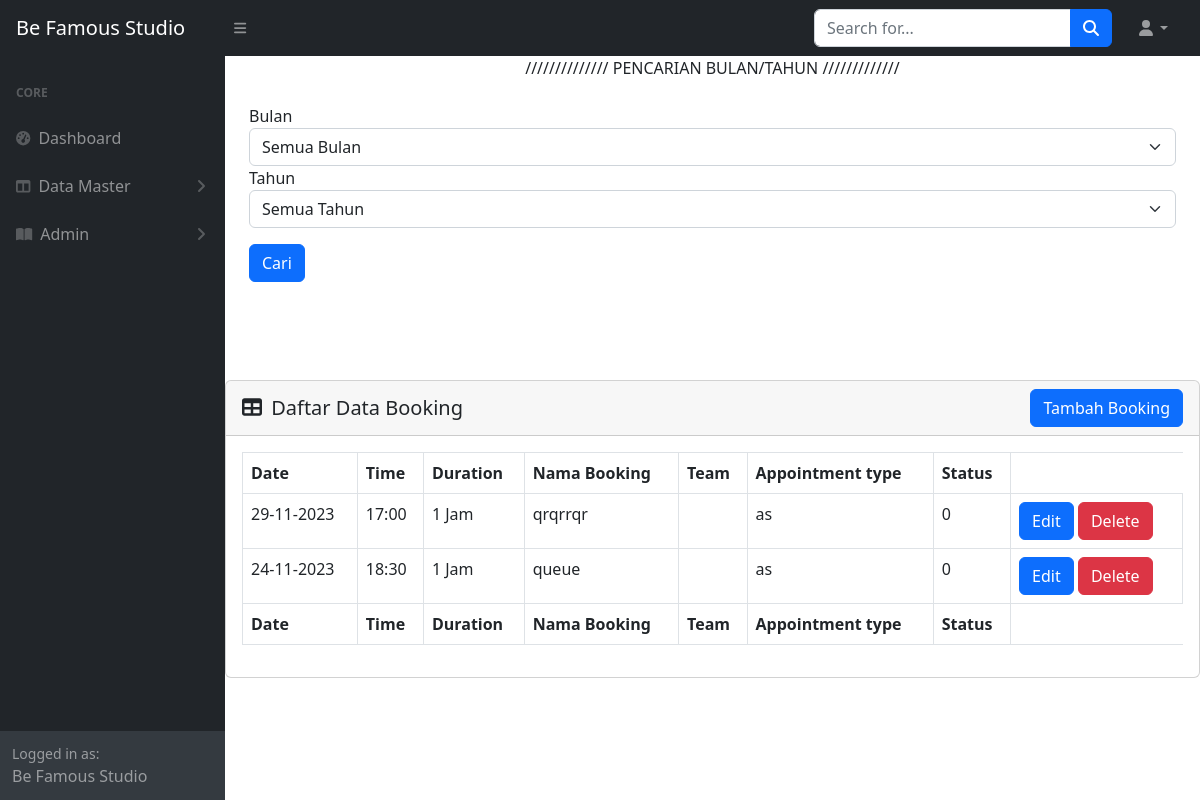
/admin/booking.php (signed in), run on an earlier commit of the app's database.
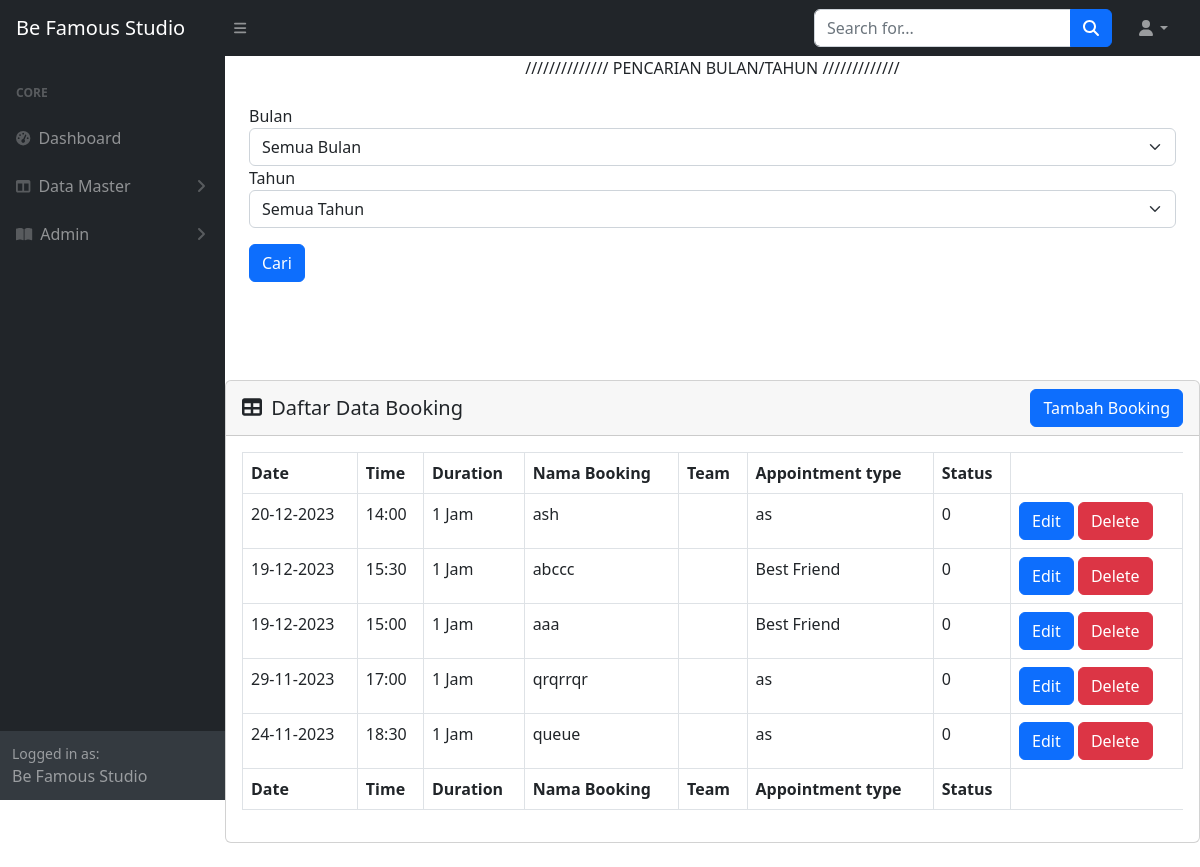
And on a later commit of the database.
### tables this page shows
CREATE TABLE `bookings` (
  `idBooking` int(255) NOT NULL,
  `tanggalBooking` date NOT NULL,
  `waktuBooking` time(6) NOT NULL,
  `durasiBooking` int(255) NOT NULL,
  `namaBooking` varchar(255) NOT NULL,
  `statusBooking` enum('0','1','2','') NOT NULL,
  `idJasa` int(255) NOT NULL
);

CREATE TABLE `jasa` (
  `idJasa` int(255) NOT NULL,
  `namaJasa` varchar(1000) NOT NULL,
  `status` int(10) NOT NULL
);

### admin/booking.php (the view, shortened to what this page needs)
<?php
$bulanFilter = $tahunFilter = "";
$conn = connectToDatabase();
$sql = "SELECT * from bookings b inner join jasa j on j.idJasa=b.idJasa order by b.tanggalBooking desc , b.waktuBooking desc ";
$result = $conn->query($sql);
$isi = "
<div class=''>
<div style='text-align: center;'>
    <label for='nothing'>////////////// PENCARIAN BULAN/TAHUN /////////////</label>
</div>
<BR>
<form method='POST' action='" . htmlspecialchars($_SERVER["PHP_SELF"]) . "'>
    <label for='bulan'>Bulan</label>
    <select class='form-select' id='bulanFilter' name='bulanFilter'>
        <option value=''>Semua Bulan</option>";
$bulanOptions = [
    1 => 'Januari',
    2 => 'Ferbuari',
    3 => 'Maret',
    4 => 'April',
    5 => 'Mei',
    6 => 'Juni',
    7 => 'Juli',
    8 => 'Agustus',
    9 => 'September',
    10 => 'Oktober',
    11 => 'November',
    12 => 'Desember'
];
foreach ($bulanOptions as $bulanValue => $bulanLabel) {
    $selected = ($bulanFilter == $bulanValue) ? 'selected' : '';
    $isi .= "<option value='$bulanValue' $selected>$bulanLabel</option>";
}
$isi .= "
    </select>
    </div>
<div class='mb-3'>
    <label for='tahunFilter'>Tahun</label>
    <select class='form-select' id='tahunFilter' name='tahunFilter'>
        <option value=''>Semua Tahun</option>";
$tahunOptions = [
    2020, 2021, 2022, 2023, 2024, 2025, 2026, 2027, 2028, 2029, 2030
];
foreach ($tahunOptions as $tahunValue) {
    $selected = ($tahunFilter == $tahunValue) ? 'selected' : '';
    $isi .= "<option value='$tahunValue' $selected>$tahunValue</option>";
}
$isi .= "
    </select>
</div>
  <button type='submit' name='findFilter' class='btn btn-primary' id='filterButton'>Cari</button>
  </form>
</div>
<div class='card mb-4' style='margin-top:10%'>
                            <div class='card-header' >
                                    <div class='d-flex justify-content-between align-items-center'>
                                        <h5 class='card-title m-0'><i class='fas fa-table me-1'></i> Daftar Data Booking</h5>
                                        <a href='actionBooking.php' class='btn btn-primary'>Tambah Booking</a>
                                    </div>
                                </div>
                            <div class='card-body' >
                                <table id='datatablesSimple' class='table table-bordered mx-auto'>
                                   <thead>
                                       <tr>
                                           <th>Date</th>
                                           <th>Time</th>
                                           <th>Duration</th>
                                           <th>Nama Booking</th>
                                           <th>Team</th>
                                           <th>Appointment type</th>
                                           <th>Status</th>
                                       </tr>
                                   </thead>
                                   <tfoot>
                                       <tr>
                                             <th>Date</th>
                                             <th>Time</th>
                                             <th>Duration</th>
                                             <th>Nama Booking</th>
                                             <th>Team</th>
                                             <th>Appointment type</th>
                                             <th>Status</th>
                                       </tr>
                                   </tfoot>
                                    <tbody>
                                       ";
                                    while ($row = $result->fetch_assoc()) {
                                        $waktuBooking = substr($row['waktuBooking'], 0, 5);
                                           $dateString=$row['tanggalBooking'];
                                        $dateTime = new DateTime($dateString);
                                        $dmyFormat = $dateTime->format("d-m-Y");
                                        $isi .= "<tr>
                                                <td>" . $dmyFormat . "</td>
                                                <td>" . $waktuBooking . " </td>
                                                <td>" . $row['durasiBooking'] . " Jam </td>
                                                <td>" . $row['namaBooking'] . "</td>
                                                <td></td>
                                                <td>" . $row['namaJasa'] . "</td>
                                                <td>" . $row['statusBooking'] . "</td>
                                                <td>
                                                    <a href='actionBooking.php?idEdit=" . $row['idBooking'] . "' class='btn btn-primary'>Edit</a>
                                                    <a onclick='hapus(" . $row['idBooking'] . ")' class='btn btn-danger'>Delete</a>
                                                </td>
                                            </tr>";
                                                        }
                                                        $isi .= "
                                    </tbody>
                                </table>
                            </div>
                        </div>
                            <script>
                            function hapus(id) {
                                const confirmation = confirm('Apakah kamu yakin untuk menghapus data?');
                                if (confirmation) {
                                    window.location.href = 'actionBooking.php?idDell='+id;
                                } else {
                                    alert('Hapus Dibatalkan');
                                }
                            }
                            </script>
                        ";
include 'index.php';

### admin/index.php (shortened to what this page needs)
<!DOCTYPE html>
<html lang="en">
    <head>
        <link href="https://cdn.jsdelivr.net/npm/simple-datatables@7.1.2/dist/style.min.css" rel="stylesheet" />
        <link href="css/styles.css" rel="stylesheet" />
    </head>
    <body class="sb-nav-fixed">
        <nav class="sb-topnav navbar navbar-expand navbar-dark bg-dark">
            <a class="navbar-brand ps-3" href="index.php">Be Famous Studio</a>
            <button class="btn btn-link btn-sm order-1 order-lg-0 me-4 me-lg-0" id="sidebarToggle" href="#!"><i class="fas fa-bars"></i></button>
            <form class="d-none d-md-inline-block form-inline ms-auto me-0 me-md-3 my-2 my-md-0">
                <div class="input-group">
                    <input class="form-control" type="text" placeholder="Search for..." aria-label="Search for..." aria-describedby="btnNavbarSearch" />
                    <button class="btn btn-primary" id="btnNavbarSearch" type="button"><i class="fas fa-search"></i></button>
                </div>
            </form>
            <ul class="navbar-nav ms-auto ms-md-0 me-3 me-lg-4">
                <li class="nav-item dropdown">
                    <a class="nav-link dropdown-toggle" id="navbarDropdown" href="#" role="button" data-bs-toggle="dropdown" aria-expanded="false"><i class="fas fa-user fa-fw"></i></a>
                </li>
            </ul>
        </nav>
        <div id="layoutSidenav">
            <div id="layoutSidenav_nav">
                <nav class="sb-sidenav accordion sb-sidenav-dark" id="sidenavAccordion">
                    <div class="sb-sidenav-menu">
                        <div class="nav">
                            <div class="sb-sidenav-menu-heading">Core</div>
                            <a class="nav-link" href="index.php">
                                <div class="sb-nav-link-icon"><i class="fas fa-tachometer-alt"></i></div>
                                Dashboard
                            </a>
                            <a class="nav-link collapsed" href="#" data-bs-toggle="collapse" data-bs-target="#collapseMaster" aria-expanded="false" aria-controls="collapseLayouts">
                                <div class="sb-nav-link-icon"><i class="fas fa-columns"></i></div>
                                Data Master
                                <div class="sb-sidenav-collapse-arrow"><i class="fas fa-angle-down"></i></div>
                            </a>
                            <a class="nav-link collapsed" href="#" data-bs-toggle="collapse" data-bs-target="#collapsePages" aria-expanded="false" aria-controls="collapsePages">
                                <div class="sb-nav-link-icon"><i class="fas fa-book-open"></i></div>
                                Admin
                                <div class="sb-sidenav-collapse-arrow"><i class="fas fa-angle-down"></i></div>
                            </a>
                        </div>
                    </div>
                    <div class="sb-sidenav-footer">
                        <div class="small">Logged in as:</div>
                        Be Famous Studio
                    </div>
                </nav>
            </div>
            <div id="layoutSidenav_content">
                <main>
                    <div class="container-fluid px-4">
                        <?php
                        if(isset($isi)){
                            echo $isi;
                        }
                        ?>
                    </div>
            </div>
    </body>
</html>

What changed in the data, as far as the page shows it:
added bookings: tanggalBooking "20-12-2023", waktuBooking "14:00", durasiBooking "1", namaBooking "ash", idJasa.namaJasa "as", statusBooking "0"
added bookings: tanggalBooking "19-12-2023", waktuBooking "15:30", durasiBooking "1", namaBooking "abccc", idJasa.namaJasa "Best Friend", statusBooking "0"
added bookings: tanggalBooking "19-12-2023", waktuBooking "15:00", durasiBooking "1", namaBooking "aaa", idJasa.namaJasa "Best Friend", statusBooking "0"
